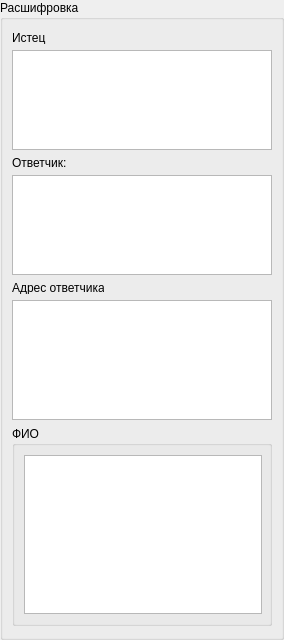
           <widget class="QGroupBox" name="groupDetailed">
            <property name="sizePolicy">
             <sizepolicy hsizetype="Fixed" vsizetype="MinimumExpanding">
              <horstretch>0</horstretch>
              <verstretch>0</verstretch>
             </sizepolicy>
            </property>
            <property name="minimumSize">
             <size>
              <width>280</width>
              <height>0</height>
             </size>
            </property>
            <property name="title">
             <string>Расшифровка</string>
            </property>
            <layout class="QVBoxLayout" name="verticalLayoutDetailed">
             <property name="leftMargin">
              <number>9</number>
             </property>
             <property name="rightMargin">
              <number>9</number>
             </property>
             <item>
              <layout class="QVBoxLayout" name="vFromName">
               <item>
                <widget class="QLabel" name="labelFromName">
                 <property name="sizePolicy">
                  <sizepolicy hsizetype="Fixed" vsizetype="Fixed">
                   <horstretch>0</horstretch>
                   <verstretch>0</verstretch>
                  </sizepolicy>
                 </property>
                 <property name="maximumSize">
                  <size>
                   <width>34</width>
                   <height>13</height>
                  </size>
                 </property>
                 <property name="text">
                  <string>Истец:</string>
                 </property>
                </widget>
               </item>
               <item>
                <widget class="QTextEdit" name="textFromName">
                 <property name="sizePolicy">
                  <sizepolicy hsizetype="Fixed" vsizetype="MinimumExpanding">
                   <horstretch>0</horstretch>
                   <verstretch>0</verstretch>
                  </sizepolicy>
                 </property>
                 <property name="minimumSize">
                  <size>
                   <width>258</width>
                   <height>40</height>
                  </size>
                 </property>
                 <property name="maximumSize">
                  <size>
                   <width>260</width>
                   <height>100</height>
                  </size>
                 </property>
                </widget>
               </item>
              </layout>
             </item>
             <item>
              <layout class="QVBoxLayout" name="vToName">
               <item>
                <widget class="QLabel" name="labelToName">
                 <property name="sizePolicy">
                  <sizepolicy hsizetype="Fixed" vsizetype="Fixed">
                   <horstretch>0</horstretch>
                   <verstretch>0</verstretch>
                  </sizepolicy>
                 </property>
                 <property name="minimumSize">
                  <size>
                   <width>100</width>
                   <height>13</height>
                  </size>
                 </property>
                 <property name="maximumSize">
                  <size>
                   <width>100</width>
                   <height>13</height>
                  </size>
                 </property>
                 <property name="text">
                  <string>Ответчик:</string>
                 </property>
                </widget>
               </item>
               <item>
                <widget class="QTextEdit" name="textToName">
                 <property name="sizePolicy">
                  <sizepolicy hsizetype="Fixed" vsizetype="MinimumExpanding">
                   <horstretch>0</horstretch>
                   <verstretch>0</verstretch>
                  </sizepolicy>
                 </property>
                 <property name="minimumSize">
                  <size>
                   <width>258</width>
                   <height>40</height>
                  </size>
                 </property>
                 <property name="maximumSize">
                  <size>
                   <width>260</width>
                   <height>100</height>
                  </size>
                 </property>
                </widget>
               </item>
              </layout>
             </item>
             <item>
              <layout class="QVBoxLayout" name="vToAddress">
               <item>
                <widget class="QLabel" name="labelToAddress">
                 <property name="sizePolicy">
                  <sizepolicy hsizetype="Fixed" vsizetype="Fixed">
                   <horstretch>0</horstretch>
                   <verstretch>0</verstretch>
                  </sizepolicy>
                 </property>
                 <property name="minimumSize">
                  <size>
                   <width>92</width>
                   <height>13</height>
                  </size>
                 </property>
                 <property name="maximumSize">
                  <size>
                   <width>92</width>
                   <height>13</height>
                  </size>
                 </property>
                 <property name="text">
                  <string>Адрес ответчика:</string>
                 </property>
                </widget>
               </item>
               <item>
                <widget class="QTextEdit" name="textToAddress">
                 <property name="sizePolicy">
                  <sizepolicy hsizetype="Fixed" vsizetype="MinimumExpanding">
                   <horstretch>0</horstretch>
                   <verstretch>0</verstretch>
                  </sizepolicy>
                 </property>
                 <property name="minimumSize">
                  <size>
                   <width>258</width>
                   <height>40</height>
                  </size>
                 </property>
                 <property name="maximumSize">
                  <size>
                   <width>260</width>
                   <height>120</height>
                  </size>
                 </property>
                </widget>
               </item>
              </layout>
             </item>
             <item>
              <widget class="QGroupBox" name="boxFio">
               <property name="sizePolicy">
                <sizepolicy hsizetype="Fixed" vsizetype="Preferred">
                 <horstretch>0</horstretch>
                 <verstretch>0</verstretch>
                </sizepolicy>
               </property>
               <property name="minimumSize">
                <size>
                 <width>260</width>
                 <height>91</height>
                </size>
               </property>
               <property name="maximumSize">
                <size>
                 <width>260</width>
                 <height>200</height>
                </size>
               </property>
               <property name="title">
                <string>ФИО</string>
               </property>
               <layout class="QGridLayout" name="gridLayout">
                <item row="0" column="0">
                 <widget class="QTextEdit" name="textManager">
                  <property name="minimumSize">
                   <size>
                    <width>238</width>
                    <height>58</height>
                   </size>
                  </property>
                  <property name="maximumSize">
                   <size>
                    <width>238</width>
                    <height>180</height>
                   </size>
                  </property>
                 </widget>
                </item>
               </layout>
              </widget>
             </item>
            </layout>
           </widget>
